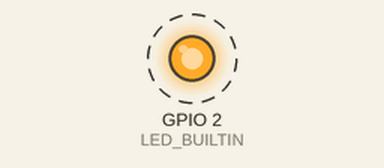
This sketch was run on a simulated ESP32. Parts: output pins drawn as LEDs (lit = HIGH). Dashed ring = blinking. WiFi joins after 1.5 s; servers stay silent unless stated; what the sketch prints to the serial monitor is not drawn.

Above: at 1.7 s.
Timing chart, 0 to 4.5 s (numbered marks = the images above):
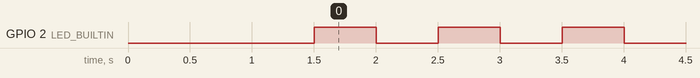

The sketch:

4-basic.ino
```cpp
// Include Libraries
#include <WiFi.h>        // For connecting ESP32 to WiFi
#include <ArduinoOTA.h>  // For enabling over the air updates
#define LED_BUILTIN  2
// Set WiFi Credentials
const char* ssid = "Jerrynotmeright";      // Change to your WiFi Network name
const char* password = "0619219133";  // Change to you password

void setupOTA() {
  ArduinoOTA.setHostname("esp32-ota-test");

  ArduinoOTA.onStart([]() {
    Serial.println("Start OTA");
  });

  ArduinoOTA.onEnd([]() {
    Serial.println("\nEnd OTA");
  });

  ArduinoOTA.onProgress([](unsigned int progress, unsigned int total) {
    Serial.printf("Progress: %u%%\r", (progress * 100) / total);
  });

  ArduinoOTA.onError([](ota_error_t error) {
    Serial.printf("Error[%u]: ", error);
  });

  ArduinoOTA.begin();
}

void setup() {
  Serial.begin(115200);
  // Connect to WiFi
  WiFi.begin(ssid, password);
  Serial.print("Connecting");
  while (WiFi.status() != WL_CONNECTED) {
    delay(500);
    Serial.print(".");
  }
  while (WiFi.waitForConnectResult() != WL_CONNECTED) {
    Serial.println("WiFi Failed!");
    delay(3000);
    ESP.restart();
  }
  Serial.println("\nWiFi connected!");
  Serial.print("IP address: ");
  Serial.println(WiFi.localIP());
  setupOTA();
  pinMode(LED_BUILTIN,OUTPUT);
}

void loop() {
  ArduinoOTA.handle();  // Handles OTA
  digitalWrite(LED_BUILTIN,HIGH); delay(500);
  digitalWrite(LED_BUILTIN,LOW); delay(500);

  //digitalWrite(LED_BUILTIN,HIGH); delay(250);
  //digitalWrite(LED_BUILTIN,LOW); delay(250);
  //digitalWrite(LED_BUILTIN,HIGH); delay(1000);
  //digitalWrite(LED_BUILTIN,LOW); delay(1000);


}
```

Measured:
- by itself, GPIO 2 (LED_BUILTIN): alternates HIGH for 0.50 s and LOW for 0.50 s
